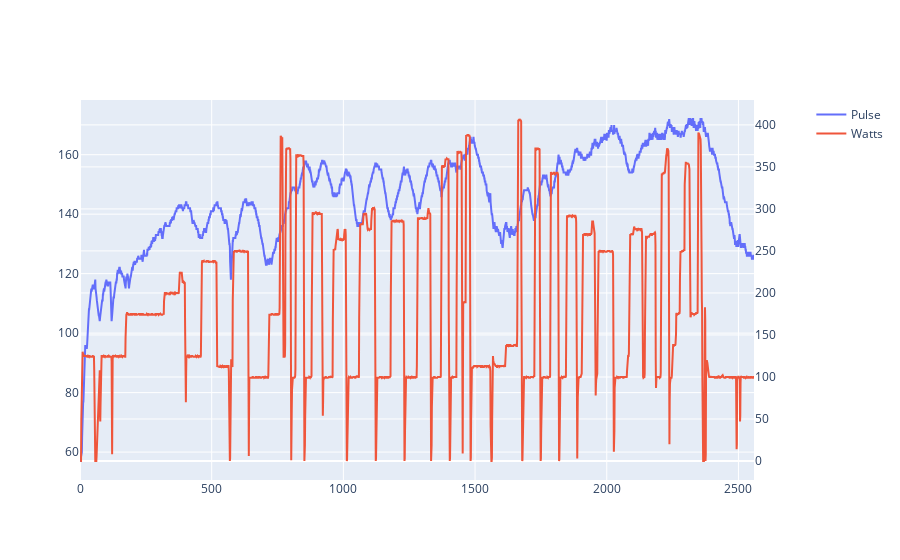

Notebook source saved alongside this figure:
### Code cell
pulse = data_["heartrate"].data
time = data_["time"].data
watts = data_["watts"].data

import plotly.graph_objects as go
from plotly.subplots import make_subplots

# Create figure with secondary y-axis using make_subplots and add traces
fig = make_subplots(specs=[[{"secondary_y": True}]])

fig.add_trace(
    go.Scatter(x=time, y=pulse, name="Pulse"),
    secondary_y=False,
)

fig.add_trace(
    go.Scatter(x=time, y=watts, name="Watts"),
    secondary_y=True,
)

# make cursor how both watts and pulse
fig.update_layout(hovermode="x unified")

### Figure 1 — Plotly figure (JSON) as saved in the notebook; plotly's stock layout.template omitted (floating-point values rounded to 4 significant figures; data arrays with more than 128 entries replaced by an {"elided": "..."} marker saying what was removed)
{"data": [{"name": "Pulse", "type": "scatter", "x": {"elided": "2560 int values"}, "xaxis": "x", "y": {"elided": "2560 int values"}, "yaxis": "y"}, {"name": "Watts", "type": "scatter", "x": {"elided": "2560 int values"}, "xaxis": "x", "y": {"elided": "2560 int values"}, "yaxis": "y2"}], "layout": {"hovermode": "x unified", "xaxis": {"anchor": "y", "domain": [0, 0.94]}, "yaxis": {"anchor": "x", "domain": [0, 1]}, "yaxis2": {"anchor": "x", "overlaying": "y", "side": "right"}}}
